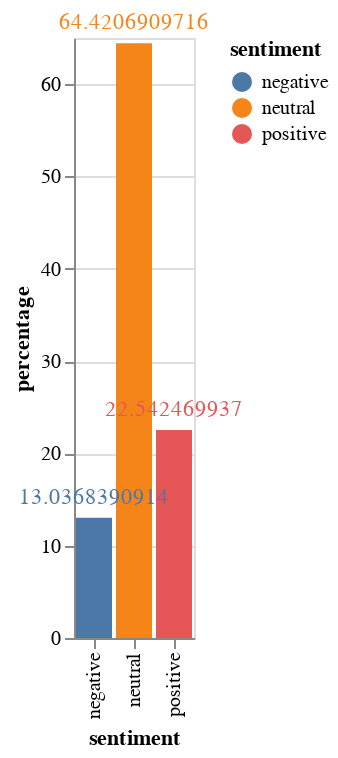

Notebook code cell kept with this figure:
### Markdown cell above
Para representar de manera efectiva los resultados de nuestro análisis de sentimiento, hemos creado la siguiente gráfica de barras, la cual resume las proporciones de los resultados en la columna "sentiment". Este enfoque visual nos brinda una comprensión rápida y clara de la naturaleza emocional de los títulos de los tickets de soporte.



- **Neutral (64%):** La categoría neutral domina, representando el 64% de los resultados. Esta observación sugiere que la mayoría de los clientes utiliza un lenguaje moderado al describir sus problemas, indicando posiblemente situaciones rutinarias o menos urgentes.

- **Negativo (13%):** La presencia de un 13% de títulos con etiquetas negativas indica que un segmento significativo de los clientes expresa problemas con un tono crítico o urgente. Estos casos podrían requerir una atención más inmediata y un enfoque especializado.

- **Positivo (22%):** Alrededor del 22% de los resultados exhiben un lenguaje positivo, lo que sugiere que algunos clientes expresan sus problemas de manera optimista. Estos casos podrían estar relacionados con comentarios positivos o consultas menos críticas.

Esta visualización proporciona una visión panorámica de la distribución emocional en los títulos de los tickets de soporte. La interpretación de estos resultados nos brinda una base sólida para ajustar estrategias de atención al cliente y asignar recursos de manera más efectiva en función de la urgencia y naturaleza emocional de los problemas presentados por los clientes.

### Code cell
# Count the occurrences of each category
category_counts = df['sentiment'].value_counts().reset_index()

# Renaming columns for clarity
category_counts.columns = ['sentiment', 'count']

# Calculate total count
total_count = category_counts['count'].sum()

# Calculate percentages
category_counts['percentage'] = (category_counts['count'] / total_count) * 100

# Create a bar chart with percentage labels
bar_chart = alt.Chart(category_counts).mark_bar().encode(
    x='sentiment:N',
    y='percentage:Q',
    color='sentiment:N',
    tooltip=['sentiment:N', 'percentage:Q'],
)

# Add percentage labels to the bars
text = bar_chart.mark_text(align='center', baseline='bottom', dy=-5).encode(
    text='percentage:Q'
)

# Display the chart with percentage labels
display(bar_chart + text)

### Figure 1 — Vega-Lite specification as saved in the notebook (floating-point values rounded to 4 significant figures)
{"config": {"view": {"continuousWidth": 400, "continuousHeight": 300}}, "layer": [{"mark": "bar", "encoding": {"color": {"type": "nominal", "field": "sentiment"}, "tooltip": [{"type": "nominal", "field": "sentiment"}, {"type": "quantitative", "field": "percentage"}], "x": {"type": "nominal", "field": "sentiment"}, "y": {"type": "quantitative", "field": "percentage"}}}, {"mark": {"type": "text", "align": "center", "baseline": "bottom", "dy": -5}, "encoding": {"color": {"type": "nominal", "field": "sentiment"}, "text": {"type": "quantitative", "field": "percentage"}, "tooltip": [{"type": "nominal", "field": "sentiment"}, {"type": "quantitative", "field": "percentage"}], "x": {"type": "nominal", "field": "sentiment"}, "y": {"type": "quantitative", "field": "percentage"}}}], "data": {"name": "data-7b0e3668aba29d8e70ffea42489ece46"}, "$schema": "https://vega.github.io/schema/vega-lite/v4.0.0.json", "datasets": {"data-7b0e3668aba29d8e70ffea42489ece46": [{"sentiment": "neutral", "count": 3375, "percentage": 64.42}, {"sentiment": "positive", "count": 1181, "percentage": 22.54}, {"sentiment": "negative", "count": 683, "percentage": 13.04}]}}
